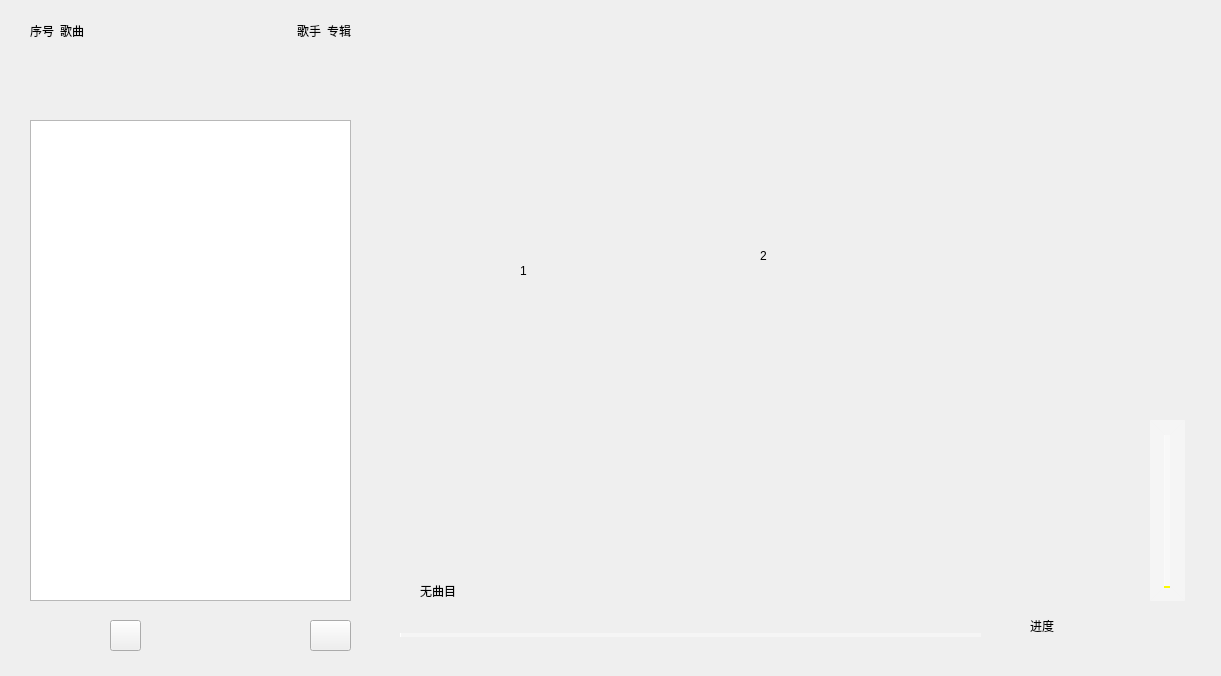
<?xml version="1.0" encoding="UTF-8"?>
<ui version="4.0">
 <class>MyMusicWidget</class>
 <widget class="QWidget" name="MyMusicWidget">
  <property name="geometry">
   <rect>
    <x>0</x>
    <y>0</y>
    <width>1221</width>
    <height>676</height>
   </rect>
  </property>
  <property name="windowTitle">
   <string>MyMusicWidget</string>
  </property>
  <property name="layoutDirection">
   <enum>Qt::LeftToRight</enum>
  </property>
  <property name="styleSheet">
   <string notr="true">QFrame#frame
{
	border-radius:5px;
	border-image: url(:/images/background/bg3.jpg);
}

image: url(:/images/background/bg3.jpg);</string>
  </property>
  <widget class="QWidget" name="layoutWidget">
   <property name="geometry">
    <rect>
     <x>30</x>
     <y>10</y>
     <width>321</width>
     <height>41</height>
    </rect>
   </property>
   <layout class="QHBoxLayout" name="horizontalLayout">
    <item>
     <widget class="QLabel" name="lblIndex">
      <property name="text">
       <string>序号</string>
      </property>
     </widget>
    </item>
    <item>
     <spacer name="horizontalSpacer">
      <property name="orientation">
       <enum>Qt::Horizontal</enum>
      </property>
      <property name="sizeHint" stdset="0">
       <size>
        <width>40</width>
        <height>20</height>
       </size>
      </property>
     </spacer>
    </item>
    <item>
     <widget class="QLabel" name="lblSong">
      <property name="text">
       <string>歌曲</string>
      </property>
     </widget>
    </item>
    <item>
     <spacer name="horizontalSpacer_2">
      <property name="orientation">
       <enum>Qt::Horizontal</enum>
      </property>
      <property name="sizeHint" stdset="0">
       <size>
        <width>278</width>
        <height>13</height>
       </size>
      </property>
     </spacer>
    </item>
    <item>
     <widget class="QLabel" name="lblSinger">
      <property name="text">
       <string>歌手</string>
      </property>
     </widget>
    </item>
    <item>
     <spacer name="horizontalSpacer_3">
      <property name="orientation">
       <enum>Qt::Horizontal</enum>
      </property>
      <property name="sizeHint" stdset="0">
       <size>
        <width>40</width>
        <height>20</height>
       </size>
      </property>
     </spacer>
    </item>
    <item>
     <widget class="QLabel" name="lblProuce">
      <property name="text">
       <string>专辑</string>
      </property>
     </widget>
    </item>
   </layout>
  </widget>
  <widget class="QListWidget" name="listWidget">
   <property name="geometry">
    <rect>
     <x>30</x>
     <y>120</y>
     <width>321</width>
     <height>481</height>
    </rect>
   </property>
  </widget>
  <widget class="QLabel" name="lblRecord">
   <property name="geometry">
    <rect>
     <x>520</x>
     <y>180</y>
     <width>191</width>
     <height>181</height>
    </rect>
   </property>
   <property name="text">
    <string>1</string>
   </property>
  </widget>
  <widget class="RotatingLabel" name="lblneedle">
   <property name="geometry">
    <rect>
     <x>760</x>
     <y>190</y>
     <width>71</width>
     <height>131</height>
    </rect>
   </property>
   <property name="text">
    <string>2</string>
   </property>
  </widget>
  <widget class="QSlider" name="verticalSlider">
   <property name="geometry">
    <rect>
     <x>1150</x>
     <y>420</y>
     <width>35</width>
     <height>181</height>
    </rect>
   </property>
   <property name="cursor">
    <cursorShape>PointingHandCursor</cursorShape>
   </property>
   <property name="styleSheet">
    <string notr="true"> QSlider 
    {  
        background-color: rgba(255,255,255,0.2);
        min-width:5px; 
        max-width:5px;
        border:15px solid rgba(255,255,255,0.2); 
    }
     QSlider::add-page:vertical
     {      
       
	    background-color: rgb(250, 250, 0);
        width:4px;
     }
     QSlider::sub-page:vertical  
    {
        background-color: rgba(255,255,255,0.5); 
        width:4px;
     }
    QSlider::groove:vertical 
    {
        background:transparent;
        width:6px;
    }
    QSlider::handle:vertical 
    {
         height: 13px;
        width:13px;
 
 margin: -0 -4px; 
	border-image: url(:/image/image/圆形 (10).png);
     }</string>
   </property>
   <property name="orientation">
    <enum>Qt::Vertical</enum>
   </property>
   <property name="tickPosition">
    <enum>QSlider::NoTicks</enum>
   </property>
  </widget>
  <widget class="QSlider" name="horizontalSlider">
   <property name="geometry">
    <rect>
     <x>400</x>
     <y>620</y>
     <width>581</width>
     <height>31</height>
    </rect>
   </property>
   <property name="cursor">
    <cursorShape>PointingHandCursor</cursorShape>
   </property>
   <property name="styleSheet">
    <string notr="true">
    QSlider::add-page:Horizontal
     {     
background-color: rgba(255, 255, 255,100);
        height:4px;  
     } 
     QSlider::sub-page:Horizontal   
    {  
background-color: rgb(255, 255, 255);
        height:4px;
     }
    QSlider::groove:Horizontal   
    { 
        background:transparent; 
        height:4px;
    }  
    QSlider::handle:Horizontal  
    { 
        height:16px; 
        width:16px; 
	
	border-image: url(:/image/image/圆形 (9).png);
  margin: -6 0px; 
    }
      
</string>
   </property>
   <property name="orientation">
    <enum>Qt::Horizontal</enum>
   </property>
  </widget>
  <widget class="QLabel" name="LabRatio">
   <property name="geometry">
    <rect>
     <x>1030</x>
     <y>610</y>
     <width>80</width>
     <height>31</height>
    </rect>
   </property>
   <property name="minimumSize">
    <size>
     <width>80</width>
     <height>0</height>
    </size>
   </property>
   <property name="text">
    <string>进度</string>
   </property>
  </widget>
  <widget class="QPushButton" name="btnPlay">
   <property name="geometry">
    <rect>
     <x>110</x>
     <y>620</y>
     <width>31</width>
     <height>31</height>
    </rect>
   </property>
   <property name="toolTip">
    <string>暂停</string>
   </property>
   <property name="styleSheet">
    <string notr="true"/>
   </property>
   <property name="text">
    <string/>
   </property>
   <property name="icon">
    <iconset>
     <normaloff>:/images/images/622.bmp</normaloff>:/images/images/622.bmp</iconset>
   </property>
  </widget>
  <widget class="QPushButton" name="btnNext">
   <property name="geometry">
    <rect>
     <x>210</x>
     <y>610</y>
     <width>48</width>
     <height>48</height>
    </rect>
   </property>
   <property name="toolTip">
    <string>下一曲目</string>
   </property>
   <property name="styleSheet">
    <string notr="true">QPushButton
{
background-image:  url(:/images/image/next.png);
background-repeat:no-repeat;
background-position:center center;
border:none;

}

QPushButton:hover
{
background-image:url(:/images/image-hover/next-hover.png);
background-repeat:no-repeat;
background-position:center center;


}
QPushButton:pressed{
background-image:  url(:/images/image/next.png);
background-repeat:no-repeat;
background-position:center center;

}</string>
   </property>
   <property name="text">
    <string/>
   </property>
   <property name="icon">
    <iconset>
     <normaloff>:/images/images/630.bmp</normaloff>:/images/images/630.bmp</iconset>
   </property>
  </widget>
  <widget class="QPushButton" name="btnMode">
   <property name="geometry">
    <rect>
     <x>310</x>
     <y>620</y>
     <width>41</width>
     <height>31</height>
    </rect>
   </property>
   <property name="toolTip">
    <string>暂停</string>
   </property>
   <property name="styleSheet">
    <string notr="true"/>
   </property>
   <property name="text">
    <string/>
   </property>
   <property name="icon">
    <iconset>
     <normaloff>:/images/images/622.bmp</normaloff>:/images/images/622.bmp</iconset>
   </property>
  </widget>
  <widget class="QPushButton" name="btnPrevious">
   <property name="geometry">
    <rect>
     <x>10</x>
     <y>610</y>
     <width>48</width>
     <height>48</height>
    </rect>
   </property>
   <property name="toolTip">
    <string>前一曲目</string>
   </property>
   <property name="styleSheet">
    <string notr="true">QPushButton
{
background-image:  url(:/images/image/pre.png);
background-repeat:no-repeat;
background-position:center center;
border:none;

}

QPushButton:hover
{
background-image:url(:/images/image-hover/pre-hover.png);
background-repeat:no-repeat;
background-position:center center;


}
QPushButton:pressed{
background-image:  url(:/images/image/pre.png);
background-repeat:no-repeat;
background-position:center center;

}</string>
   </property>
   <property name="text">
    <string/>
   </property>
   <property name="icon">
    <iconset>
     <normaloff>:/images/images/616.bmp</normaloff>:/images/images/616.bmp</iconset>
   </property>
  </widget>
  <widget class="QPushButton" name="btnSound">
   <property name="geometry">
    <rect>
     <x>1150</x>
     <y>620</y>
     <width>28</width>
     <height>24</height>
    </rect>
   </property>
   <property name="styleSheet">
    <string notr="true">image: url(:/images/volumn.bmp);</string>
   </property>
   <property name="text">
    <string/>
   </property>
   <property name="icon">
    <iconset>
     <normaloff>:/images/images/volumn.bmp</normaloff>:/images/images/volumn.bmp</iconset>
   </property>
   <property name="flat">
    <bool>true</bool>
   </property>
  </widget>
  <widget class="QLabel" name="LabCurMedia">
   <property name="geometry">
    <rect>
     <x>420</x>
     <y>580</y>
     <width>341</width>
     <height>21</height>
    </rect>
   </property>
   <property name="minimumSize">
    <size>
     <width>100</width>
     <height>0</height>
    </size>
   </property>
   <property name="text">
    <string>无曲目</string>
   </property>
  </widget>
  <widget class="QPushButton" name="btnMusic">
   <property name="geometry">
    <rect>
     <x>40</x>
     <y>80</y>
     <width>32</width>
     <height>32</height>
    </rect>
   </property>
   <property name="cursor">
    <cursorShape>PointingHandCursor</cursorShape>
   </property>
   <property name="styleSheet">
    <string notr="true">QPushButton
{
background-image: url(:/images/image/music.png);
background-repeat:no-repeat;
background-position:center center;
border:none;


}

QPushButton:hover{
background-image: url(:/images/image-hover/music-hover.png);
background-repeat:no-repeat;
background-position:center center;


}
QPushButton:pressed{
background-image: url(:/images/image/music.png);
background-repeat:no-repeat;
background-position:center center;

}
</string>
   </property>
   <property name="text">
    <string/>
   </property>
  </widget>
  <widget class="QPushButton" name="btnResently">
   <property name="geometry">
    <rect>
     <x>270</x>
     <y>80</y>
     <width>32</width>
     <height>32</height>
    </rect>
   </property>
   <property name="cursor">
    <cursorShape>PointingHandCursor</cursorShape>
   </property>
   <property name="toolTip">
    <string>最近播放</string>
   </property>
   <property name="statusTip">
    <string>最近播放</string>
   </property>
   <property name="styleSheet">
    <string notr="true">QPushButton
{
background-image: url(:/images/image/play-resently.png);
background-repeat:no-repeat;
background-position:center center;
border:none;


}


QPushButton:hover{

background-image: url(:/images/image-hover/play-resently-hover.png);
background-repeat:no-repeat;
background-position:center center;


}
QPushButton:pressed{
	background-image: url(:/images/image/play-resently.png);
background-repeat:no-repeat;
background-position:center center;

}
</string>
   </property>
   <property name="text">
    <string/>
   </property>
  </widget>
  <widget class="QPushButton" name="btnList">
   <property name="geometry">
    <rect>
     <x>190</x>
     <y>80</y>
     <width>31</width>
     <height>31</height>
    </rect>
   </property>
   <property name="cursor">
    <cursorShape>PointingHandCursor</cursorShape>
   </property>
   <property name="styleSheet">
    <string notr="true">QPushButton

{
background-image: url(:/images/image/list.png);
background-repeat:no-repeat;
background-position:center center;
border:none;

}


QPushButton:hover{
background-image: url(:/images/image-hover/list-hover.png);
background-repeat:no-repeat;
background-position:center center;


}
QPushButton:pressed{
background-image: url(:/images/image/list.png);
background-repeat:no-repeat;
background-position:center center;

}
</string>
   </property>
   <property name="text">
    <string/>
   </property>
  </widget>
  <widget class="QPushButton" name="btnLike">
   <property name="geometry">
    <rect>
     <x>110</x>
     <y>80</y>
     <width>32</width>
     <height>32</height>
    </rect>
   </property>
   <property name="cursor">
    <cursorShape>PointingHandCursor</cursorShape>
   </property>
   <property name="styleSheet">
    <string notr="true">QPushButton
{
background-image: url(:/images/image/like.png);
background-repeat:no-repeat;
background-position:center center;
border:none;

}


QPushButton:hover{

background-image: url(:/images/image-hover/like-hover.png);
background-repeat:no-repeat;
background-position:center center;


}
QPushButton:pressed{
background-image: url(:/images/image/like.png);
background-repeat:no-repeat;
background-position:center center;

}
</string>
   </property>
   <property name="text">
    <string/>
   </property>
  </widget>
  <widget class="QPushButton" name="btnRepeat">
   <property name="geometry">
    <rect>
     <x>350</x>
     <y>80</y>
     <width>32</width>
     <height>32</height>
    </rect>
   </property>
   <property name="cursor">
    <cursorShape>PointingHandCursor</cursorShape>
   </property>
   <property name="styleSheet">
    <string notr="true">QPushButton
{
background-repeat:no-repeat;
background-position:center center;
border:none;

}

QPushButton:hover{
background-repeat:no-repeat;
background-position:center center;


}
QPushButton:pressed{
background-repeat:no-repeat;
background-position:center center;

}
</string>
   </property>
   <property name="text">
    <string/>
   </property>
  </widget>
 </widget>
 <customwidgets>
  <customwidget>
   <class>RotatingLabel</class>
   <extends>QLabel</extends>
   <header>rotatinglabel.h</header>
  </customwidget>
 </customwidgets>
 <resources/>
 <connections/>
</ui>
